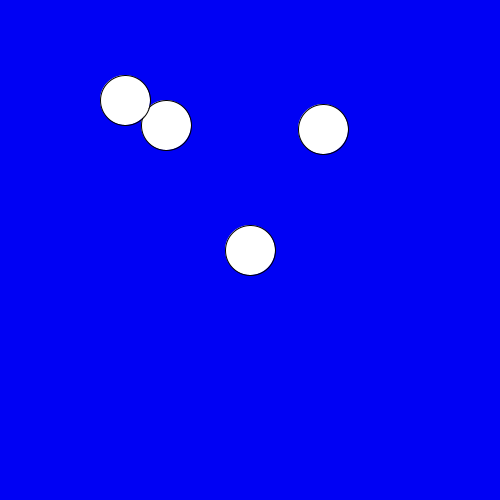
Frame 1 (no input)
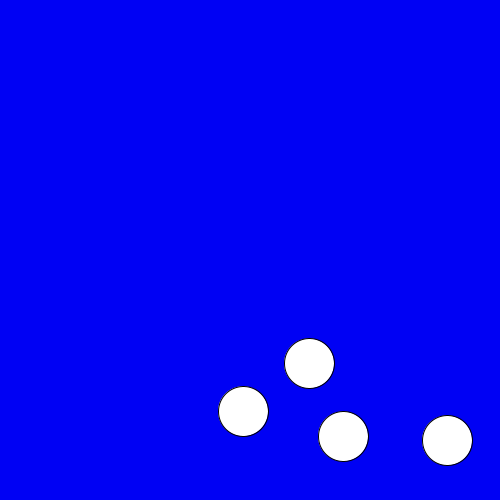
Frame 60 (the mouse pressed at the canvas centre just before this capture)
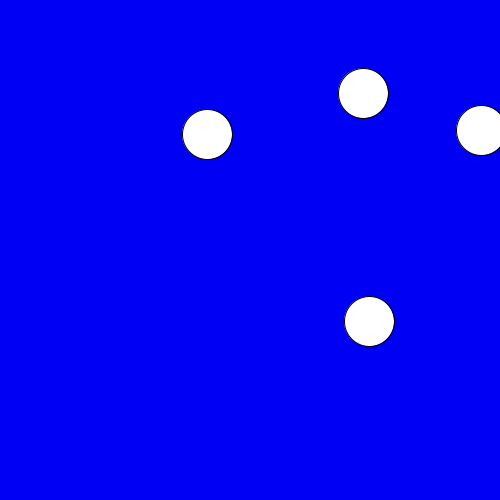
Frame 120 (the mouse held since frame 60 and released just before this capture)

The Processing sketch that drew these frames (run headless with seeded random() and noise(); from frame 60 on, the mouse is pressed at the canvas centre):

// Processing sketch: processing_135381
// ── processing_135381.pde

class Ball {
  //Variables

  float xPos;
  float yPos;
  float xSpeed;
  float ySpeed;



  //Constructor
  Ball(float _xPos, float _yPos, float _xSpeed, float _ySpeed) {
    xPos = _xPos;
    yPos = _yPos;
    xSpeed = _xSpeed;
    ySpeed = _ySpeed;
  }


  //methods
  void display() {
    ellipse(xPos, yPos, 50, 50);
  }

  void move() {
    xPos = xPos + xSpeed;
    yPos = yPos + ySpeed;
  }

  void bounce() {
    if (xPos > width || xPos < 0) {
      xSpeed = xSpeed * -1;
    }
    if (yPos > height || yPos < 0) {
      ySpeed = ySpeed * -1;
    }
  } 

  void gravity() {
    ySpeed = ySpeed + .2;
  }
}

//Variable

Ball myBall;
Ball myBall2;
Ball myBall3;
Ball myBall4;

//setup(){

void setup() {  
  size(500, 500);
  myBall= new Ball(width/2, height/2, 1, 2);
  myBall2= new Ball((int)random(width), (int)random(height), 4, 2);
  myBall3= new Ball((int)width/3, (int)height/4, 3, 2);
  myBall4= new Ball((int)width/4, (int)height/5, 2, 3);
}


//draw()


void draw() {
  background(500);
  
  myBall.display();
  myBall.move();
  myBall.bounce();
  myBall.gravity();
  
  
  myBall2.display();
  myBall2.move();
  myBall2.bounce();
  myBall2.gravity();
  
  myBall3.display();
  myBall3.move();
  myBall3.bounce();
  myBall3.gravity();
  
  myBall4.display();
  myBall4.move();
  myBall4.bounce();
  myBall4.gravity();
  
}



//function()
